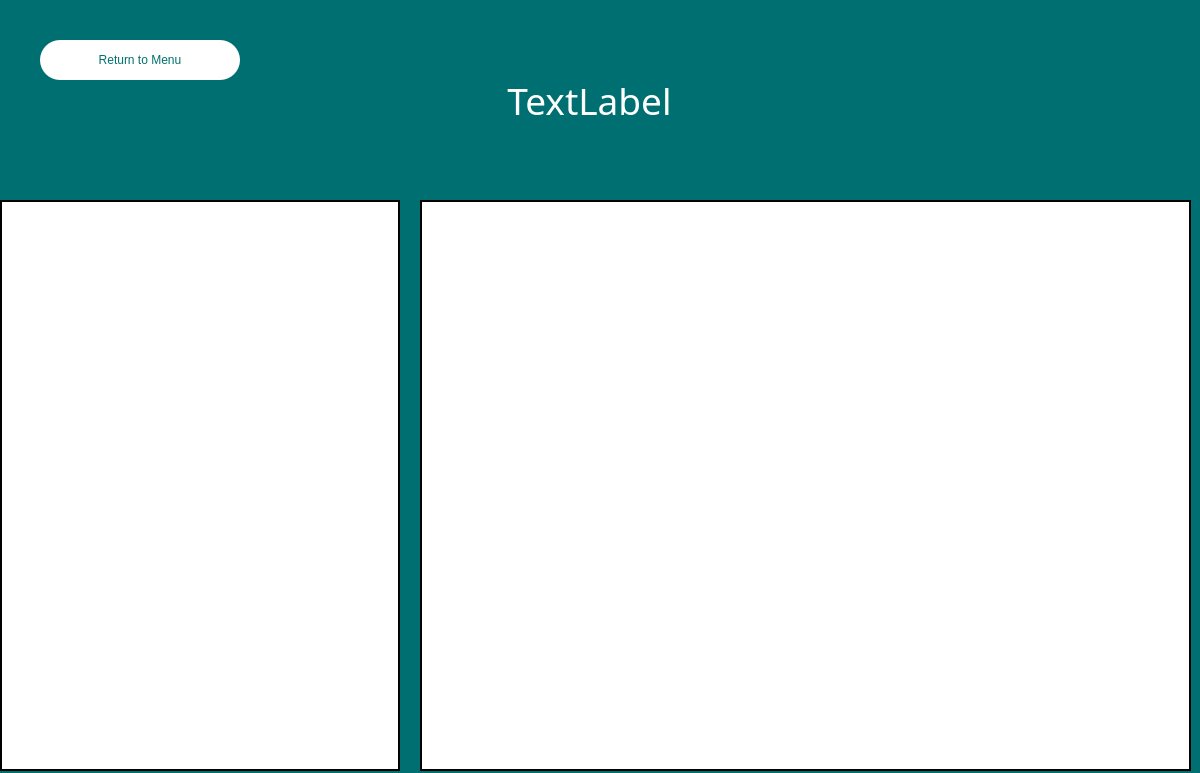
<?xml version="1.0" encoding="UTF-8"?>
<ui version="4.0">
 <class>Dialog</class>
 <widget class="QDialog" name="Dialog">
  <property name="geometry">
   <rect>
    <x>0</x>
    <y>0</y>
    <width>1200</width>
    <height>773</height>
   </rect>
  </property>
  <property name="windowTitle">
   <string>Dialog</string>
  </property>
  <widget class="QWidget" name="bgWidget" native="true">
   <property name="geometry">
    <rect>
     <x>0</x>
     <y>0</y>
     <width>1200</width>
     <height>800</height>
    </rect>
   </property>
   <property name="styleSheet">
    <string notr="true">background-color:rgb(0, 111, 113);
font: 87 12pt &quot;Arial Black&quot;;
color: rgb(255, 255, 255);</string>
   </property>
   <widget class="QLabel" name="locationLabel">
    <property name="geometry">
     <rect>
      <x>269</x>
      <y>25</y>
      <width>641</width>
      <height>150</height>
     </rect>
    </property>
    <property name="font">
     <font>
      <family>Arial Black</family>
      <pointsize>28</pointsize>
      <weight>10</weight>
      <italic>false</italic>
      <bold>false</bold>
     </font>
    </property>
    <property name="styleSheet">
     <string notr="true">background-color: rgba(255, 255, 255, 0);
font: 87 28pt &quot;Arial Black&quot;;</string>
    </property>
    <property name="text">
     <string>TextLabel</string>
    </property>
    <property name="alignment">
     <set>Qt::AlignCenter</set>
    </property>
    <property name="wordWrap">
     <bool>true</bool>
    </property>
   </widget>
   <widget class="QListWidget" name="kitchensList">
    <property name="geometry">
     <rect>
      <x>0</x>
      <y>200</y>
      <width>400</width>
      <height>571</height>
     </rect>
    </property>
    <property name="font">
     <font>
      <family>Arial Black</family>
      <pointsize>12</pointsize>
      <weight>10</weight>
      <italic>false</italic>
      <bold>false</bold>
     </font>
    </property>
    <property name="styleSheet">
     <string notr="true">background-color: rgb(255, 255, 255);
color: rgb(0, 0, 0);</string>
    </property>
    <property name="frameShape">
     <enum>QFrame::Box</enum>
    </property>
    <property name="frameShadow">
     <enum>QFrame::Plain</enum>
    </property>
    <property name="lineWidth">
     <number>2</number>
    </property>
    <property name="midLineWidth">
     <number>1</number>
    </property>
   </widget>
   <widget class="QListWidget" name="menuList">
    <property name="geometry">
     <rect>
      <x>420</x>
      <y>200</y>
      <width>771</width>
      <height>571</height>
     </rect>
    </property>
    <property name="styleSheet">
     <string notr="true">background-color: rgb(255, 255, 255);
color: rgb(0, 0, 0);</string>
    </property>
    <property name="frameShape">
     <enum>QFrame::Box</enum>
    </property>
    <property name="frameShadow">
     <enum>QFrame::Plain</enum>
    </property>
    <property name="lineWidth">
     <number>2</number>
    </property>
   </widget>
   <widget class="QPushButton" name="returnBTN">
    <property name="geometry">
     <rect>
      <x>40</x>
      <y>40</y>
      <width>200</width>
      <height>40</height>
     </rect>
    </property>
    <property name="styleSheet">
     <string notr="true">background-color: rgb(255, 255, 255);border-radius:20px;
color:rgb(0, 111, 113);</string>
    </property>
    <property name="text">
     <string>Return to Menu</string>
    </property>
   </widget>
  </widget>
 </widget>
 <resources/>
 <connections/>
</ui>
